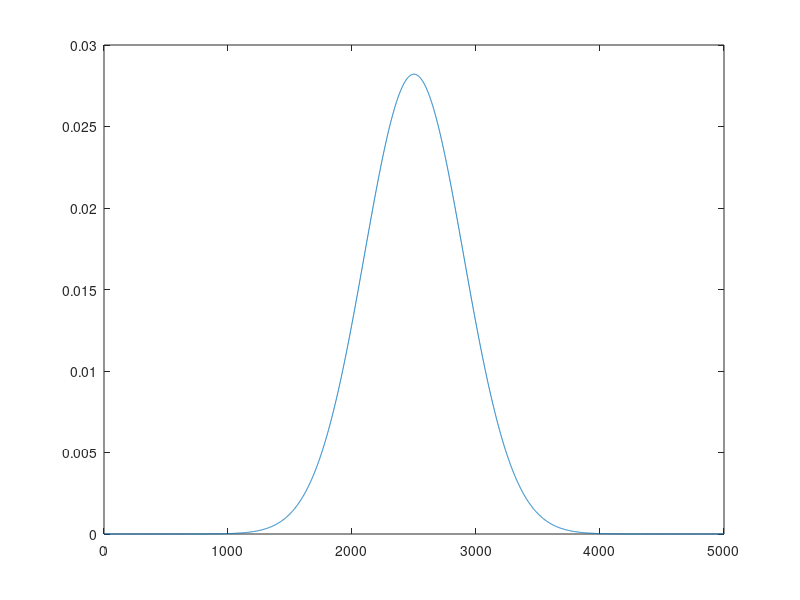
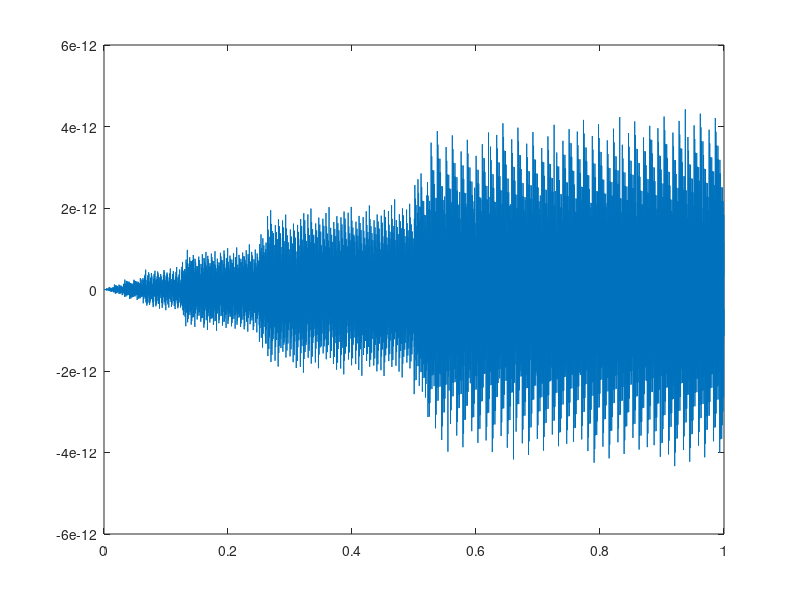

Write the MATLAB code that produced these figures, in order.
function test_wave_gene

x=1:5000;
z=0:0.0001:1;
f0=5000;
%fs=20;
sig=400;
a=length(x)/2;

%generate modulated amplitude function
%Amp=abs(sin((2*pi/fs).*x));
Amp=(1/sqrt(1*pi*sig))*exp(-((x-a).^2)/(2*(sig.^2)));
plot(x,Amp);
figure;
%y=Amp.*sin((2*pi/f0).*x);
y=sin((2*pi*f0)*z);
plot(z,y);


end
